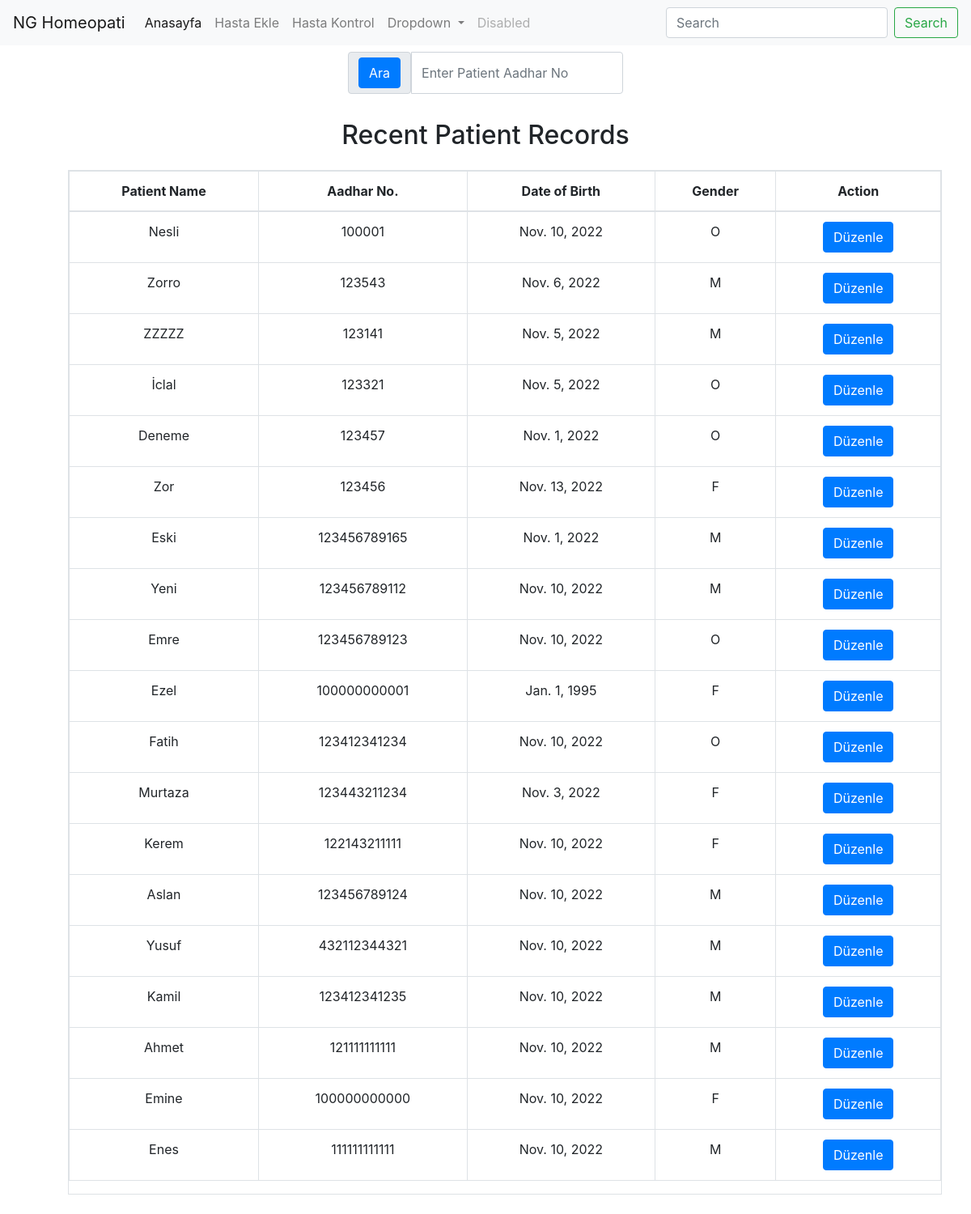
Screenshot of /patient-check/ (signed in) with the database file from the repository.
### b/models.py (models this page shows, shortened)
class Patient(models.Model):
    GENDER_CHOICES = (
        ("M", "Male"),
        ("F", "Female"),
        ("O", "Other")
    )
    aadhaarId = models.CharField(primary_key=True, max_length=6, help_text= "12 digit aadhar no" )
    name = models.CharField(max_length=20)
    date_of_birth = models.DateField(max_length=8, help_text="YYYY-MM-DD")
    gender = models.CharField(choices=GENDER_CHOICES, max_length=1)
    last_updated_on = models.DateTimeField(auto_now=True)
    class Meta:
        verbose_name = "patient"
        verbose_name_plural = "patients"
        ordering = ["-last_updated_on"]

### b/views.py (the view)
# urls.py: path('patient-check/', views.patientCheck, name='patient_check'),
@login_required()
def patientCheck(request):
    patients = Patient.objects.all()
    return render(request, "patient_records/patient-check.html", {'patients': patients})

### b/templates/patient_records/patient-check.html (shortened to what this page needs)
{% extends 'base.html' %}
{% load static %}
{% load bootstrap4 %}
{% load i18n %}
{% block content %}
<div class="container">
    <form role="form" class="text-start" action="{% url 'patient_details' %}" method="POST" enctype='multipart/form-data'>
        <section class="py-7">
          <div class="container">
            <div class="row justify-space-between py-2">
              <div class="col-lg-4 mx-auto">
                <div class="input-group input-group-dynamic mb-4">
                  <span class="input-group-text"><button type="submit" class="btn btn-primary" value="Submit">Ara</button></span>
                  <input class="form-control" name="aadhaarId" placeholder="Enter Patient Aadhar No" type="number" maxlength="12" pattern=".{12}">
                </div>
              </div>
            </div>
          </div>
        </section>
    </form>
    <h2 class="text-center mb-4">Recent Patient Records</h2>
    <div class="col-md-12 search-table-col m-4">
        <div class="table-responsive table table-hover table-bordered results">
            <table class="table table-hover table-bordered">
                <thead class="bill-header cs">
                    <tr>
                        <th class="text-center" id="trs-hd-1" class="col-lg-2">Patient Name</th>
                        <th class="text-center" id="trs-hd-2" class="col-lg-2">Aadhar No.</th>
                        <th class="text-center" id="trs-hd-3" class="col-lg-2">Date of Birth</th>
                        <th class="text-center" id="trs-hd-4" class="col-lg-1">Gender</th>
                        <th class="text-center" id="trs-hd-5" class="col-lg-1">Action</th>
                    </tr>
                </thead>
                <tbody>
                    {% for patient in patients %}
                    <tr>
                        <td class="text-center">{{ patient.name }}</td>
                        <td class="text-center">{{ patient.aadhaarId}}</td>
                        <td class="text-center">{{ patient.date_of_birth }}</td>
                        <td class="text-center">{{ patient.gender }}</td>
                        <td class="text-center">
                            <a href="/patient-detail/{{ patient.aadhaarId }}"><button type="button" class="btn btn-primary">Düzenle</button></a>
                        </td>
                    </tr>
                    {% endfor %}
                </tbody>
            </table>
        </div>
    </div>
</div>
{% endblock %}

### rows the page displays
Patient: name "Nesli", aadhaarId "100001", date_of_birth "Nov. 10, 2022", gender "O"
Patient: name "Zorro", aadhaarId "123543", date_of_birth "Nov. 6, 2022", gender "M"
Patient: name "ZZZZZ", aadhaarId "123141", date_of_birth "Nov. 5, 2022", gender "M"
Patient: name "İclal", aadhaarId "123321", date_of_birth "Nov. 5, 2022", gender "O"
Patient: name "Deneme", aadhaarId "123457", date_of_birth "Nov. 1, 2022", gender "O"
Patient: name "Zor", aadhaarId "123456", date_of_birth "Nov. 13, 2022", gender "F"
Patient: name "Eski", aadhaarId "123456789165", date_of_birth "Nov. 1, 2022", gender "M"
Patient: name "Yeni", aadhaarId "123456789112", date_of_birth "Nov. 10, 2022", gender "M"
Patient: name "Emre", aadhaarId "123456789123", date_of_birth "Nov. 10, 2022", gender "O"
Patient: name "Ezel", aadhaarId "100000000001", date_of_birth "Jan. 1, 1995", gender "F"
Patient: name "Fatih", aadhaarId "123412341234", date_of_birth "Nov. 10, 2022", gender "O"
Patient: name "Murtaza", aadhaarId "123443211234", date_of_birth "Nov. 3, 2022", gender "F"
Patient: name "Kerem", aadhaarId "122143211111", date_of_birth "Nov. 10, 2022", gender "F"
Patient: name "Aslan", aadhaarId "123456789124", date_of_birth "Nov. 10, 2022", gender "M"
Patient: name "Yusuf", aadhaarId "432112344321", date_of_birth "Nov. 10, 2022", gender "M"
Patient: name "Kamil", aadhaarId "123412341235", date_of_birth "Nov. 10, 2022", gender "M"
Patient: name "Ahmet", aadhaarId "121111111111", date_of_birth "Nov. 10, 2022", gender "M"
Patient: name "Emine", aadhaarId "100000000000", date_of_birth "Nov. 10, 2022", gender "F"
Patient: name "Enes", aadhaarId "111111111111", date_of_birth "Nov. 10, 2022", gender "M"
